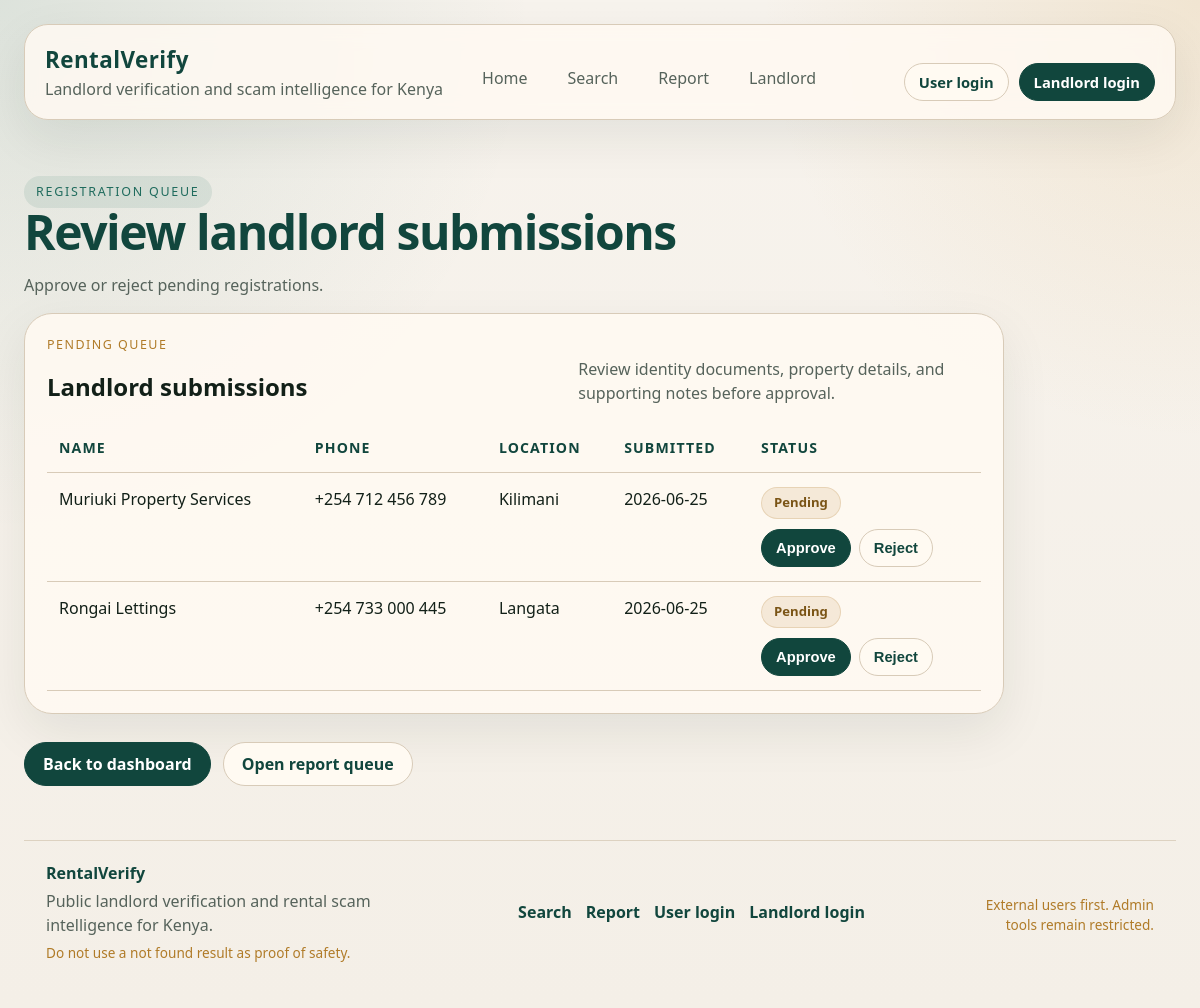
/admin/landlords (signed in), run on the app's committed database.
### tables this page shows
CREATE TABLE landlord_profiles (
    id INTEGER PRIMARY KEY AUTOINCREMENT,
    user_id INTEGER REFERENCES users(id) ON DELETE SET NULL,
    full_name TEXT NOT NULL,
    email TEXT,
    phone_number TEXT NOT NULL,
    national_id_number TEXT NOT NULL,
    m_pesa_number TEXT NOT NULL,
    property_location TEXT NOT NULL,
    ownership_notes TEXT,
    verification_status TEXT NOT NULL DEFAULT 'pending' CHECK (verification_status IN ('pending', 'verified', 'rejected')),
    verified_at TEXT,
    created_at TEXT NOT NULL DEFAULT CURRENT_TIMESTAMP,
    updated_at TEXT NOT NULL DEFAULT CURRENT_TIMESTAMP
);

### app/main.py (the view)
@app.get("/admin/landlords", response_class=HTMLResponse)
def admin_registration_review(request: Request):
    if not is_role(request, "admin"):
        return redirect("/admin/login")
    return render(
        request,
        "admin_registration_review.html",
        active_page="admin_landlords",
        pending_landlords=get_pending_landlords(),
    )

### app/templates/admin_registration_review.html (shortened to what this page needs)
{% extends "base.html" %}
{% block content %}
<section class="page-head">
  <span class="eyebrow">Registration queue</span>
  <h1>Review landlord submissions</h1>
  <p>Approve or reject pending registrations.</p>
</section>
<section class="card table-card">
  <div class="table-head">
    <div>
      <div class="panel-label">Pending queue</div>
      <h2>Landlord submissions</h2>
    </div>
    <p>Review identity documents, property details, and supporting notes before approval.</p>
  </div>
  <div class="table-wrap">
    <table>
      <thead>
        <tr>
          <th>Name</th>
          <th>Phone</th>
          <th>Location</th>
          <th>Submitted</th>
          <th>Status</th>
        </tr>
      </thead>
      <tbody>
        {% for item in pending_landlords %}
        <tr>
          <td>{{ item.name }}</td>
          <td>{{ item.phone }}</td>
          <td>{{ item.location }}</td>
          <td>{{ item.submitted }}</td>
          <td>
            <div class="row-actions">
              <span class="status pending">Pending</span>
              <div class="row-action-stack">
                <form method="post" action="/admin/landlords/{{ item.id }}/approve">
                  <button class="btn btn-primary btn-sm" type="submit">Approve</button>
                </form>
                <form method="post" action="/admin/landlords/{{ item.id }}/reject">
                  <button class="btn btn-secondary btn-sm" type="submit">Reject</button>
                </form>
              </div>
            </div>
          </td>
        </tr>
        {% endfor %}
      </tbody>
    </table>
  </div>
</section>
<section class="section">
  <div class="button-row">
    <a class="btn btn-primary" href="/admin/dashboard">Back to dashboard</a>
    <a class="btn btn-secondary" href="/admin/reports">Open report queue</a>
  </div>
</section>
{% endblock %}

### app/static/css/main.css (style rules this page uses)
:root { --bg: #f4efe7; --panel: #fffaf2; --panel-2: #f7f1e8; --text: #122018; --muted: #56635b; --line: #d8cbb8; --green: #11463d; --green-2: #1f6b5d; --gold: #b07b28; --gold-2: #d19c43; --danger: #8f3a2f; --shadow: 0 18px 50px rgba(18, 32, 24, 0.08); }
* { box-sizing: border-box; }
html, body { margin: 0; min-height: 100%; }
body { color: var(--text); background: radial-gradient(circle at top left, rgba(31, 107, 93, 0.12), transparent 34%), radial-gradient(circle at top right, rgba(209, 156, 67, 0.16), transparent 28%), linear-gradient(180deg, #f7f3ed 0%, var(--bg) 100%); font-family: "Segoe UI", "Segoe UI Variable", sans-serif; line-height: 1.5; }
a { color: inherit; text-decoration: none; }
.brand-subtitle, .section-head p, .page-head p, .hero-copy p, .hero-panel p, .list-card p, .timeline-item p, .card p, .note-box p { color: var(--muted); }
.hero-copy, .hero-panel, .card, .note-box { border: 1px solid var(--line); border-radius: 28px; background: rgba(255, 250, 242, 0.9); box-shadow: var(--shadow); }
.hero-copy h1, .page-head h1 { margin: 10px 0 12px; font-size: clamp(2.1rem, 4vw, 4rem); line-height: 1.02; letter-spacing: -0.03em; color: var(--green); }
.eyebrow { display: inline-flex; align-items: center; gap: 8px; padding: 7px 12px; border-radius: 999px; font-size: 0.78rem; text-transform: uppercase; letter-spacing: 0.14em; background: rgba(31, 107, 93, 0.1); color: var(--green-2); }
.button-row, .tag-row { display: flex; flex-wrap: wrap; gap: 12px; }
.btn { display: inline-flex; align-items: center; justify-content: center; min-height: 44px; padding: 0 18px; border-radius: 999px; border: 1px solid var(--line); font-weight: 700; }
.btn-sm { min-height: 38px; padding: 0 14px; font-size: 0.92rem; }
.btn-primary { background: var(--green); border-color: var(--green); color: #fff; }
.btn-secondary { background: var(--panel); color: var(--green); }
.panel-label { margin-bottom: 14px; font-size: 0.78rem; text-transform: uppercase; letter-spacing: 0.12em; color: var(--gold); }
.section, .page-head { margin-top: 28px; }
.page-head { max-width: 880px; }
.page-head h1 { font-size: clamp(2rem, 4vw, 3.6rem); }
.section-head h2, .card h2, .card h3, .note-box h3, .page-head h1, .result-card h2 { margin: 0; }
.card { padding: 22px; }
.form-card, .auth-card, .table-card, .confirmation-card { max-width: 980px; }
.status, .tag { display: inline-flex; align-items: center; justify-content: center; min-height: 32px; padding: 0 12px; border-radius: 999px; font-size: 0.82rem; font-weight: 700; border: 1px solid transparent; }
.status.pending, .status.medium, .status.open, .status.under-review, .status.escalated { color: #7a5415; background: rgba(176, 123, 40, 0.12); border-color: rgba(176, 123, 40, 0.2); }
.table-wrap { overflow-x: auto; }
.table-head { display: flex; justify-content: space-between; gap: 16px; align-items: end; margin-bottom: 18px; }
.table-head h2, .report-main h2 { margin: 6px 0 0; }
.table-head p { max-width: 44ch; margin: 0; color: var(--muted); }
.table-card { overflow: hidden; }
table { width: 100%; border-collapse: collapse; }
th, td { padding: 14px 12px; border-bottom: 1px solid var(--line); text-align: left; vertical-align: top; }
th { color: var(--green); font-size: 0.88rem; text-transform: uppercase; letter-spacing: 0.08em; }
.report-actions form, .row-action-stack form { margin: 0; }
.row-actions { display: grid; gap: 10px; justify-items: start; }
.row-action-stack { display: flex; gap: 8px; flex-wrap: wrap; }

### data on the page
landlord_profiles: name "Muriuki Property Services", phone "+254 712 456 789", location "Kilimani", submitted "2026-06-25"
landlord_profiles: name "Rongai Lettings", phone "+254 733 000 445", location "Langata", submitted "2026-06-25"
